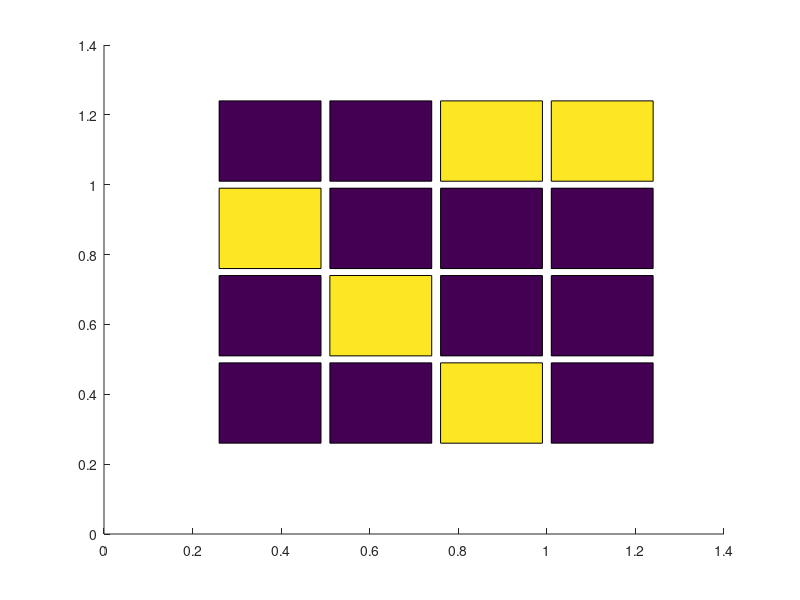

Write the MATLAB code that produced this figure.
marker = [0 0 1 0;
          0 1 0 0;
          1 0 0 1;
          0 0 0 1];
marker_clr = [[0 0 0]; [1 1 1]];
n = size(marker);
n = n(1);

x = zeros(4, n^2);
y = zeros(4, n^2);
z = zeros(4, n^2);
c = zeros(1, n^2);

for i = 1:n
    for j = 1:n
        t = 0.01;
        h = 1/n;
%         v = [h*i+t, h*j+t, 0; 
%              h*i+h-t, h*j+t, 0; 
%              h*i+h-t, h*j+h-t, 0; 
%              h*i+t, h*j+h-t, 0]; 
%         fac = [1 2 3 4]; 
%         patch('Vertices',v,'Faces',fac,'Color', 'green') 

        x(:, n*i+j) = [h*i+t; h*i+h-t; h*i+h-t; h*i+t];
        y(:, n*i+j) = [h*j+t; h*j+t; h*j+h-t; h*j+h-t];
        z(:, n*i+j) = [0; 0; 0; 0];
        c(n*i+j) = marker_clr(marker(i,j) + 1, 1);
    end
end

patch(x,y,z,c);
